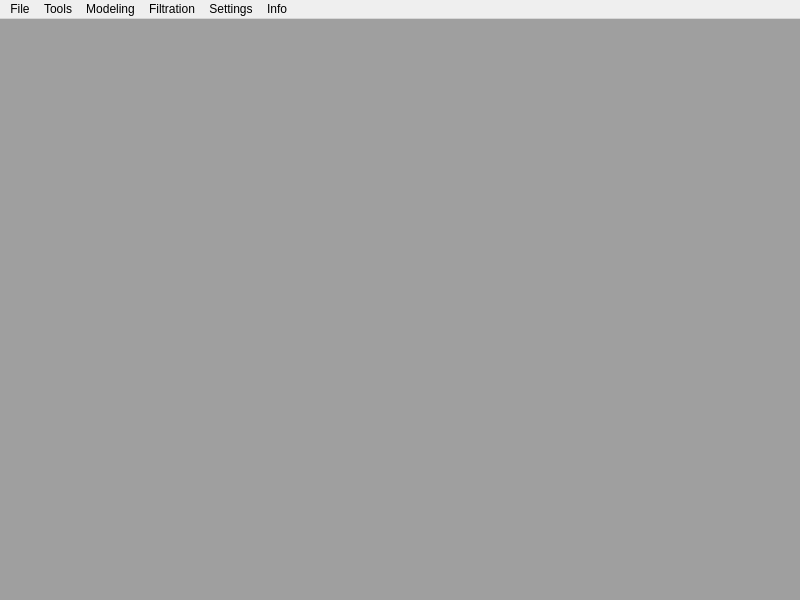
<?xml version="1.0" encoding="UTF-8"?>
<ui version="4.0">
 <class>MainWindow</class>
 <widget class="QMainWindow" name="MainWindow">
  <property name="geometry">
   <rect>
    <x>0</x>
    <y>0</y>
    <width>800</width>
    <height>600</height>
   </rect>
  </property>
  <property name="windowTitle">
   <string>MainWindow</string>
  </property>
  <widget class="QWidget" name="centralwidget">
   <widget class="QMdiArea" name="mdiArea">
    <property name="enabled">
     <bool>true</bool>
    </property>
    <property name="geometry">
     <rect>
      <x>0</x>
      <y>0</y>
      <width>800</width>
      <height>600</height>
     </rect>
    </property>
    <property name="sizePolicy">
     <sizepolicy hsizetype="Expanding" vsizetype="Expanding">
      <horstretch>0</horstretch>
      <verstretch>0</verstretch>
     </sizepolicy>
    </property>
    <property name="styleSheet">
     <string notr="true"/>
    </property>
   </widget>
  </widget>
  <widget class="QMenuBar" name="menubar">
   <property name="geometry">
    <rect>
     <x>0</x>
     <y>0</y>
     <width>800</width>
     <height>25</height>
    </rect>
   </property>
   <widget class="QMenu" name="menuFile">
    <property name="title">
     <string>File</string>
    </property>
    <addaction name="actionNew_file"/>
    <addaction name="actionSave_file"/>
   </widget>
   <widget class="QMenu" name="menuModeling">
    <property name="title">
     <string>Modeling</string>
    </property>
    <addaction name="actionCreate_new_model"/>
   </widget>
   <widget class="QMenu" name="menuFiltration">
    <property name="title">
     <string>Filtration</string>
    </property>
   </widget>
   <widget class="QMenu" name="menuSettings">
    <property name="title">
     <string>Settings</string>
    </property>
    <addaction name="actionTheme"/>
   </widget>
   <widget class="QMenu" name="menuInfo">
    <property name="title">
     <string>Info</string>
    </property>
    <addaction name="actionAbout"/>
   </widget>
   <widget class="QMenu" name="menuTools">
    <property name="title">
     <string>Tools</string>
    </property>
    <addaction name="actionAnalysis"/>
    <addaction name="actionInformation"/>
   </widget>
   <addaction name="menuFile"/>
   <addaction name="menuTools"/>
   <addaction name="menuModeling"/>
   <addaction name="menuFiltration"/>
   <addaction name="menuSettings"/>
   <addaction name="menuInfo"/>
  </widget>
  <action name="actionNew_file">
   <property name="text">
    <string>New file</string>
   </property>
   <property name="toolTip">
    <string>New file</string>
   </property>
  </action>
  <action name="actionAbout">
   <property name="text">
    <string>About</string>
   </property>
  </action>
  <action name="actionAnalysis">
   <property name="text">
    <string>Analysis</string>
   </property>
  </action>
  <action name="actionInformation">
   <property name="text">
    <string>Information</string>
   </property>
  </action>
  <action name="actionTheme">
   <property name="text">
    <string>Theme</string>
   </property>
  </action>
  <action name="actionSave_file">
   <property name="text">
    <string>Save file</string>
   </property>
  </action>
  <action name="actionCreate_new_model">
   <property name="text">
    <string>Create new model</string>
   </property>
  </action>
 </widget>
 <resources/>
 <connections/>
</ui>
